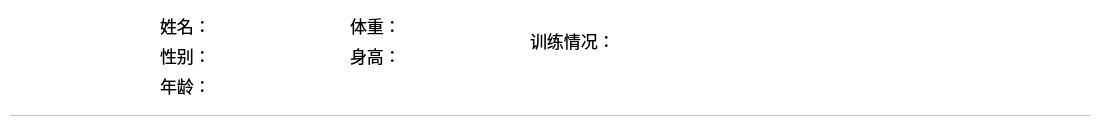
<?xml version="1.0" encoding="UTF-8"?>
<ui version="4.0">
 <class>PersonBody</class>
 <widget class="QWidget" name="PersonBody">
  <property name="windowModality">
   <enum>Qt::NonModal</enum>
  </property>
  <property name="geometry">
   <rect>
    <x>0</x>
    <y>0</y>
    <width>1100</width>
    <height>120</height>
   </rect>
  </property>
  <property name="windowTitle">
   <string>PersonBody</string>
  </property>
  <property name="styleSheet">
   <string notr="true">background-color:transparent</string>
  </property>
  <widget class="QLabel" name="label_head">
   <property name="geometry">
    <rect>
     <x>40</x>
     <y>20</y>
     <width>70</width>
     <height>70</height>
    </rect>
   </property>
   <property name="text">
    <string/>
   </property>
  </widget>
  <widget class="QLabel" name="label">
   <property name="geometry">
    <rect>
     <x>160</x>
     <y>15</y>
     <width>51</width>
     <height>20</height>
    </rect>
   </property>
   <property name="font">
    <font>
     <family>黑体</family>
     <pointsize>13</pointsize>
    </font>
   </property>
   <property name="text">
    <string>姓名：</string>
   </property>
  </widget>
  <widget class="QLabel" name="label_2">
   <property name="geometry">
    <rect>
     <x>160</x>
     <y>45</y>
     <width>51</width>
     <height>20</height>
    </rect>
   </property>
   <property name="font">
    <font>
     <family>黑体</family>
     <pointsize>13</pointsize>
    </font>
   </property>
   <property name="text">
    <string>性别：</string>
   </property>
  </widget>
  <widget class="QLabel" name="label_3">
   <property name="geometry">
    <rect>
     <x>160</x>
     <y>75</y>
     <width>51</width>
     <height>20</height>
    </rect>
   </property>
   <property name="font">
    <font>
     <family>黑体</family>
     <pointsize>13</pointsize>
    </font>
   </property>
   <property name="text">
    <string>年龄：</string>
   </property>
  </widget>
  <widget class="QLabel" name="label_name">
   <property name="geometry">
    <rect>
     <x>220</x>
     <y>15</y>
     <width>60</width>
     <height>20</height>
    </rect>
   </property>
   <property name="font">
    <font>
     <family>微软雅黑</family>
     <pointsize>13</pointsize>
    </font>
   </property>
   <property name="styleSheet">
    <string notr="true">color: rgb(148, 148, 148);</string>
   </property>
   <property name="text">
    <string/>
   </property>
  </widget>
  <widget class="QLabel" name="label_sex">
   <property name="geometry">
    <rect>
     <x>220</x>
     <y>45</y>
     <width>60</width>
     <height>20</height>
    </rect>
   </property>
   <property name="font">
    <font>
     <family>微软雅黑</family>
     <pointsize>13</pointsize>
    </font>
   </property>
   <property name="styleSheet">
    <string notr="true">color: rgb(148, 148, 148);</string>
   </property>
   <property name="text">
    <string/>
   </property>
  </widget>
  <widget class="QLabel" name="label_age">
   <property name="geometry">
    <rect>
     <x>220</x>
     <y>75</y>
     <width>60</width>
     <height>20</height>
    </rect>
   </property>
   <property name="font">
    <font>
     <family>微软雅黑</family>
     <pointsize>13</pointsize>
    </font>
   </property>
   <property name="styleSheet">
    <string notr="true">color: rgb(148, 148, 148);</string>
   </property>
   <property name="text">
    <string/>
   </property>
  </widget>
  <widget class="QLabel" name="label_height">
   <property name="geometry">
    <rect>
     <x>410</x>
     <y>45</y>
     <width>60</width>
     <height>20</height>
    </rect>
   </property>
   <property name="font">
    <font>
     <family>微软雅黑</family>
     <pointsize>13</pointsize>
    </font>
   </property>
   <property name="styleSheet">
    <string notr="true">color: rgb(148, 148, 148);</string>
   </property>
   <property name="text">
    <string/>
   </property>
  </widget>
  <widget class="QLabel" name="label_8">
   <property name="geometry">
    <rect>
     <x>350</x>
     <y>15</y>
     <width>51</width>
     <height>20</height>
    </rect>
   </property>
   <property name="font">
    <font>
     <family>黑体</family>
     <pointsize>13</pointsize>
    </font>
   </property>
   <property name="text">
    <string>体重：</string>
   </property>
  </widget>
  <widget class="QLabel" name="label_10">
   <property name="geometry">
    <rect>
     <x>350</x>
     <y>45</y>
     <width>51</width>
     <height>20</height>
    </rect>
   </property>
   <property name="font">
    <font>
     <family>黑体</family>
     <pointsize>13</pointsize>
    </font>
   </property>
   <property name="text">
    <string>身高：</string>
   </property>
  </widget>
  <widget class="QLabel" name="label_weight">
   <property name="geometry">
    <rect>
     <x>410</x>
     <y>15</y>
     <width>61</width>
     <height>25</height>
    </rect>
   </property>
   <property name="font">
    <font>
     <family>微软雅黑</family>
     <pointsize>13</pointsize>
    </font>
   </property>
   <property name="styleSheet">
    <string notr="true">color: rgb(148, 148, 148);</string>
   </property>
   <property name="text">
    <string/>
   </property>
  </widget>
  <widget class="QLabel" name="label_9">
   <property name="geometry">
    <rect>
     <x>530</x>
     <y>30</y>
     <width>90</width>
     <height>20</height>
    </rect>
   </property>
   <property name="font">
    <font>
     <family>黑体</family>
     <pointsize>13</pointsize>
    </font>
   </property>
   <property name="text">
    <string>训练情况：</string>
   </property>
  </widget>
  <widget class="QLabel" name="label_status">
   <property name="geometry">
    <rect>
     <x>630</x>
     <y>15</y>
     <width>400</width>
     <height>90</height>
    </rect>
   </property>
   <property name="font">
    <font>
     <family>微软雅黑</family>
     <pointsize>12</pointsize>
    </font>
   </property>
   <property name="styleSheet">
    <string notr="true">color: rgb(148, 148, 148);</string>
   </property>
   <property name="text">
    <string/>
   </property>
   <property name="alignment">
    <set>Qt::AlignLeading|Qt::AlignLeft|Qt::AlignTop</set>
   </property>
   <property name="wordWrap">
    <bool>true</bool>
   </property>
   <property name="margin">
    <number>4</number>
   </property>
  </widget>
  <widget class="QLabel" name="label_4">
   <property name="geometry">
    <rect>
     <x>10</x>
     <y>115</y>
     <width>1080</width>
     <height>1</height>
    </rect>
   </property>
   <property name="styleSheet">
    <string notr="true">background-color: rgb(194, 194, 194);</string>
   </property>
   <property name="text">
    <string/>
   </property>
  </widget>
 </widget>
 <resources/>
 <connections/>
</ui>
